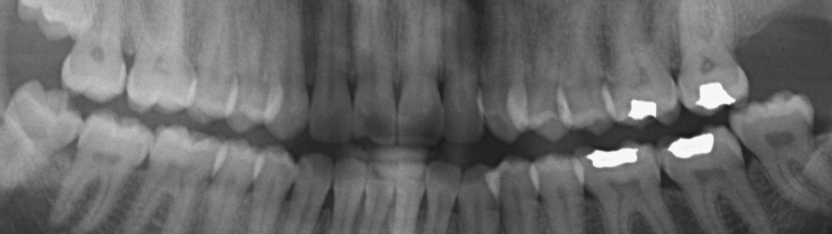
#> input picture media/tested/10.bmp, 1663 x 468 px (shown at 1/2 size); its folder holds only this picture in this run
$ python -i ROI_extraction.py   (imports and definitions only)   (older library calls are emulated)
#> lines starting #> are read from the running program, lines starting #| are printed output that depends on the picture; after the words box and inside, x2 and y2 are one past the last pixel; in counts of white or black regions, pixels touching at a corner belong together
### users/utility/preprocessing.py
import cv2
import matplotlib.pyplot as plt
import numpy as np
from skimage.filters import (threshold_otsu, threshold_niblack, threshold_sauvola, rank)
from skimage.morphology import disk


def draw_histogram(image):
    plt.hist(image.ravel(), 256, [0, 256])
    plt.show()


# [42 lines left out: function match_histogram, not called in this run]


def equalize_histogram(image):
    result = cv2.equalizeHist(image)
    return result


def AHE(image, radius=150):
    result = rank.equalize(image=image, selem=disk(radius))
    return result


def CLAHE(image, clip_limit=2.0, grid_size=8):
    clahe = cv2.createCLAHE(clipLimit=clip_limit, tileGridSize=(grid_size, grid_size))
    adaptive_equalized = clahe.apply(image)
    return adaptive_equalized


# [279 lines left out: functions global_threshold, adaptive_threshold, otsu, niblack, sauvola, canny and 5 more, not called in this run]


def eliminate_white_pixels(image):
    image = np.where(image == 255, np.uint8(254), image)
    return image


def eliminate_black_pixels(image):
    image = np.where(image == 0, np.uint8(1), image)
    return image

### users/utility/ROI_extraction.py
import numpy as np
import cv2
import matplotlib.pyplot as plt
from .preprocessing import CLAHE


def detect_left_boundary(image):
    # use a matrix as the kernel, convolve it on the image to find black-to-white vertical edges
    vertical_edge_detector = [[-2, 0, 2],
                              [-2, 0, 2],
                              [-2, 0, 2]]
    v_kernel = np.array(vertical_edge_detector, dtype=np.float32) / 1.0
    v_edges = cv2.filter2D(image, -1, v_kernel)

    # do a heavy bilateral filtering, since the image is too noisy
    v_edges = cv2.bilateralFilter(v_edges, 45, 75, 75)

    # extract the dimensions of the input image
    height, width = image.shape[0], image.shape[1]

    # pick a specific window (experimentally obtained) of the image as the "left_window"
    left_window_close = int(width / 5.0)
    left_window_open = int(width / 10.0)

    # find the average intensity of all the pixels in the left window
    left_quarter = v_edges[:, left_window_open:left_window_close]
    mean_intensity_left = float(round(left_quarter.mean(), 2))
    # print("average intensity of left-window is:", mean_intensity_left)

    # find the intensity of all the image columns residing inside the left window
    intensity_list = list(sum(v_edges[:, left_window_open:left_window_close]))

    # define initial value of required variables
    mx = mean_intensity_left
    possible_left_boundaries = list()

    # find the possible boundaries; the condition detects every dark-to-bright supervene change (edge)
    for idx in range(0, len(intensity_list) - 2):
        if (intensity_list[idx] < mx) & (intensity_list[idx + 1] > mx) & (intensity_list[idx + 2] > mx):
            possible_left_boundaries.append(idx)

    # if the condition is not met at all, just pass a rational left boundary to the list
    if possible_left_boundaries == []:
        possible_left_boundaries.append(int((left_window_open + left_window_close) / 3))

    # the last element is the best left boundary (resulting in smaller ROI image)
    left_boundary = possible_left_boundaries[-1] + left_window_open

    # draw the left boundary as a black line on the input image
    v_thickness = int(width / 300)
    adaptive_equalized = cv2.line(image, (left_boundary, 0), (left_boundary, height), 0, v_thickness)

    return left_boundary


def detect_right_boundary(image, left_boundary):
    # extract the width of the input image
    height, width = image.shape[0], image.shape[1]

    # the right boundary is symmetrical to the left one (in most cases)
    right_boundary = width - left_boundary

    # draw the right boundary as a black line on the input image
    v_thickness = int(width / 300)
    adaptive_equalized = cv2.line(image, (right_boundary, 0), (right_boundary, height), 0, v_thickness)

    return right_boundary


def detect_lower_boundary(image, left_boundary):
    # use a matrix as the kernel to find black-to-white horizontal edges
    horizontal_edge_detector = [[2, 2, 2],
                                [0, 0, 0],
                                [-2, -2, -2]]
    h_kernel = np.array(horizontal_edge_detector, dtype=np.float32) / 1.0
    h_edges = cv2.filter2D(image, -1, h_kernel)
    h_edges = cv2.bilateralFilter(h_edges, 45, 75, 75)

    # extract the dimensions of the input image
    height, width = image.shape[0], image.shape[1]

    # choose a specific window (experimentally obtained) as the "lower_window"
    lower_window_close = int(height / 2.5)
    lower_window_open = int(height / 5.0)

    # extract the column of the left boundary as "column_of_interest"
    column_of_interest = h_edges[:, left_boundary]

    # reverse it. because we want to find the outer edge of the maxilla, which is the lower boundary
    column_of_interest = list(reversed(column_of_interest))

    # find the intensity of all the image rows residing inside the lower window
    lower_quarter = h_edges[lower_window_open:lower_window_close, left_boundary]
    mean_intensity_lower = float(round(lower_quarter.mean(), 2))
    # print("average intensity of lower-window is:", mean_intensity_lower)

    # define initial value of required variables
    ml = mean_intensity_lower
    possible_lower_boundaries = list()

    # find the possible boundaries; the condition detects every dark-to-bright supervene change (edge)
    for idx in range(lower_window_open, lower_window_close - 2):
        if (column_of_interest[idx] < ml) & (column_of_interest[idx + 1] >= ml) & (column_of_interest[idx + 2] >= ml):
            possible_lower_boundaries.append(idx)

    # if the condition is not met at all, just pass a rational lower boundary to the list
    if possible_lower_boundaries == []:
        possible_lower_boundaries.append(int((lower_window_open + lower_window_close) / 3))

    # the first element is the best lower boundary (resulting in smaller ROI image)
    lower_boundary = height - possible_lower_boundaries[0]

    # draw the lower boundary as a black line on the input image
    h_thickness = int(height / 150)
    adaptive_equalized = cv2.line(image, (0, lower_boundary), (width, lower_boundary), 0, h_thickness)

    return lower_boundary


def detect_upper_boundary(image, left_boundary):
    # use a matrix as the kernel to find white-to-black horizontal edges
    horizontal_edge_detector = [[-2, -2, -2, -2, -2],
                                [0,  0,  0, 0, 0],
                                [0, 0, 0, 0, 0],
                                [0, 0, 0, 0, 0],
                                [2,  2,  2, 2, 2]]
    h_kernel = np.array(horizontal_edge_detector, dtype=np.float32) / 1.0
    h_edges = cv2.filter2D(image, -1, h_kernel)
    h_edges = cv2.bilateralFilter(h_edges, 45, 75, 75)

    # extract the dimensions of the input image
    height, width = image.shape[0], image.shape[1]

    # choose a specific window (experimentally obtained) as the "lower_window"
    upper_window_close = int(height / 2.0)
    upper_window_open = int(height / 5.0)

    # extract the column of the left boundary as "column_of_interest"
    column_of_interest = h_edges[:, left_boundary]

    # find the intensity of all the image pixels residing inside the upper window of our column of interest
    upper_quarter = column_of_interest[upper_window_open:upper_window_close]
    mean_intensity_upper = float(round(upper_quarter.mean(), 2))
    # print("average intensity of upper-window is:", mean_intensity_upper)

    # define initial value of required variables
    mp = mean_intensity_upper
    possible_upper_boundaries = list()

    # find the possible boundaries; the condition detects every dark-to-bright supervene change (edge)
    for idx in range(upper_window_open, upper_window_close - 2):
        if (column_of_interest[idx] < mp) & (column_of_interest[idx + 1] >= mp) & (column_of_interest[idx + 2] >= mp):
            possible_upper_boundaries.append(idx)

    # if the condition is not met at all, just pass a rational lower boundary to the list
    if possible_upper_boundaries == []:
        possible_upper_boundaries.append(int((upper_window_open + upper_window_close) / 3))

    # the first element is the best lower boundary (resulting in smaller ROI image)
    upper_boundary = possible_upper_boundaries[0]
    # draw the lower boundary as a black line on the input image
    h_thickness = int(height / 150)
    adaptive_equalized = cv2.line(image, (0, upper_boundary), (width, upper_boundary), 0, h_thickness)

    return upper_boundary


def extract_roi(image, return_result=False, show_result=False):
    # at first, load the image and do the CLAHE as the pre-processing step
    # print("image dimensions are:", image.shape)
    adaptive_equalized = CLAHE(image=image, clip_limit=2.0, grid_size=8)

    # then, extract the desired boundaries
    left_boundary = detect_left_boundary(image=adaptive_equalized)
    right_boundary = detect_right_boundary(image=adaptive_equalized, left_boundary=left_boundary)
    lower_boundary = detect_lower_boundary(image=adaptive_equalized, left_boundary=left_boundary)
    upper_boundary = detect_upper_boundary(image=adaptive_equalized, left_boundary=left_boundary)

    roi = image[upper_boundary:lower_boundary, left_boundary:right_boundary]
    boundaries = [left_boundary, right_boundary, lower_boundary, upper_boundary]
    # plot the result as well as the input image
    if show_result:
        plt.subplot(211), plt.imshow(adaptive_equalized, cmap='gray')
        plt.xticks([]), plt.yticks([])
        plt.subplot(212), plt.imshow(roi, cmap='gray')
        plt.xticks([]), plt.yticks([])
        plt.show()

    if return_result:
        return roi, boundaries

>>> import cv2
>>> picture = cv2.imread('../../media/tested/10.bmp', cv2.IMREAD_GRAYSCALE)
#> picture is the input picture: shape (468, 1663); min 24, max 247, mean 103.9
>>> result = extract_roi(picture)
#> in detect_left_boundary, `left_quarter = v_edges[:, left_window_open:left_window_close]`:
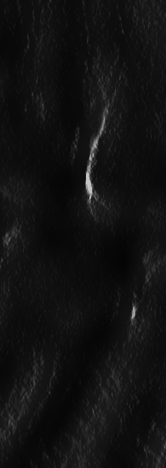
#> left_quarter: shape (468, 166); min 5, max 199, mean 17.6
#> in detect_left_boundary, `mean_intensity_left = float(round(left_quarter.mean(), 2))`: mean_intensity_left = 17.64
#> in detect_left_boundary, `intensity_list = list(sum(v_edges[:, left_window_open:left_window_clos..`: intensity_list = 166 values, max 253 at index 148, min 6 at index 121, mean 126.7
#> in detect_left_boundary, `mx = mean_intensity_left`: mx = 17.64
#> after the loop in detect_left_boundary, `for idx in range(0, len(intensity_list) - 2):`: possible_left_boundaries = [18, 39, 51, 58, 62, 110, 121, 163]
#> in detect_left_boundary, `left_boundary = possible_left_boundaries[-1] + left_window_open`: left_boundary = 329
#> in detect_right_boundary, `right_boundary = width - left_boundary`: right_boundary = 1334
#> in detect_right_boundary, `adaptive_equalized = cv2.line(image, (right_boundary, 0), (right_bound..`:
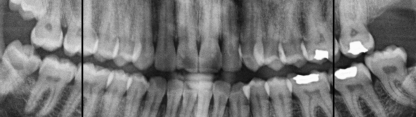
#> adaptive_equalized: shape (468, 1663) (shown at 1/4 size); min 0, max 252, mean 117.5
#> in detect_lower_boundary, `h_edges = cv2.bilateralFilter(h_edges, 45, 75, 75)`:
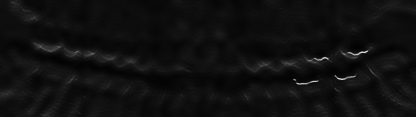
#> h_edges: shape (468, 1663) (shown at 1/4 size); min 1, max 228, mean 15.5
#> in detect_lower_boundary, `column_of_interest = h_edges[:, left_boundary]`: column_of_interest = 468 values, max 29 at index 210, min 4 at index 257, mean 11.44
#> in detect_lower_boundary, `column_of_interest = list(reversed(column_of_interest))`: column_of_interest = 468 values, max 29 at index 255, min 4 at index 199, mean 11.44
#> in detect_lower_boundary, `lower_quarter = h_edges[lower_window_open:lower_window_close, left_bou..`: lower_quarter = 94 values, max 14 at index 9, min 5 at index 69, mean 9.45
#> in detect_lower_boundary, `mean_intensity_lower = float(round(lower_quarter.mean(), 2))`: mean_intensity_lower = 9.45
#> after the loop in detect_lower_boundary, `for idx in range(lower_window_open, lower_window_close - 2):`: possible_lower_boundaries = [116]
#> in detect_lower_boundary, `lower_boundary = height - possible_lower_boundaries[0]`: lower_boundary = 352
#> in detect_lower_boundary, `adaptive_equalized = cv2.line(image, (0, lower_boundary), (width, lowe..`:
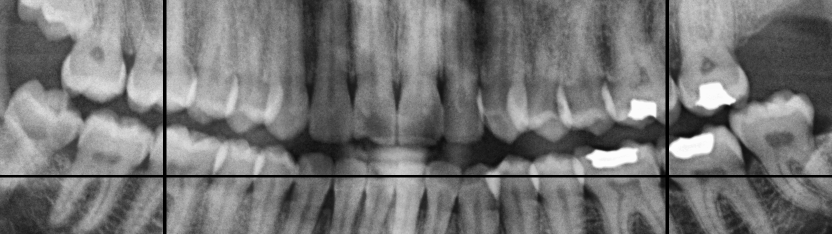
#> adaptive_equalized: shape (468, 1663) (shown at 1/2 size); 1.06% of pixels changed, all inside (x1, y1, x2, y2) = (0, 350, 1663, 355)
#> in detect_upper_boundary, `h_edges = cv2.bilateralFilter(h_edges, 45, 75, 75)`:
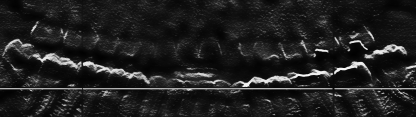
#> h_edges: shape (468, 1663) (shown at 1/4 size); min 1, max 247, mean 31.7
#> in detect_upper_boundary, `column_of_interest = h_edges[:, left_boundary]`: column_of_interest = 468 values, max 26 at index 162, min 1 at index 208, mean 14.49
#> in detect_upper_boundary, `upper_quarter = column_of_interest[upper_window_open:upper_window_close]`: upper_quarter = 141 values, max 26 at index 69, min 1 at index 115, mean 13.26
#> in detect_upper_boundary, `mean_intensity_upper = float(round(upper_quarter.mean(), 2))`: mean_intensity_upper = 13.26
#> after the loop in detect_upper_boundary, `for idx in range(upper_window_open, upper_window_close - 2):`: possible_upper_boundaries = [131]
#> in detect_upper_boundary, `upper_boundary = possible_upper_boundaries[0]`: upper_boundary = 131
#> in detect_upper_boundary, `adaptive_equalized = cv2.line(image, (0, upper_boundary), (width, uppe..`:
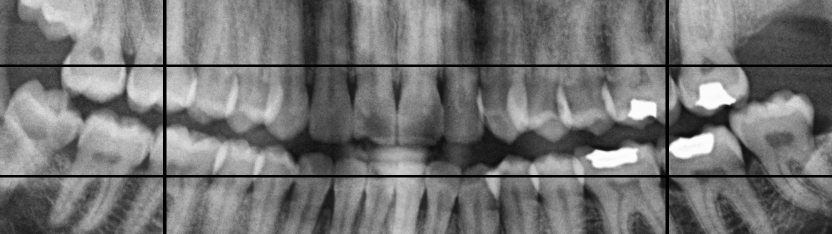
#> adaptive_equalized: shape (468, 1663) (shown at 1/2 size); 1.06% of pixels changed, all inside (x1, y1, x2, y2) = (0, 129, 1663, 134)
#> in extract_roi, `roi = image[upper_boundary:lower_boundary, left_boundary:right_boundary]`:
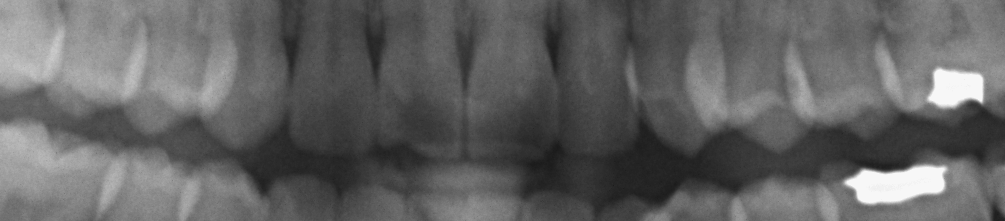
#> roi: shape (221, 1005); min 26, max 247, mean 98.6
#> in extract_roi, `boundaries = [left_boundary, right_boundary, lower_boundary, upper_bou..`: boundaries = [329, 1334, 352, 131]

$ run again, on media/tested/11.bmp
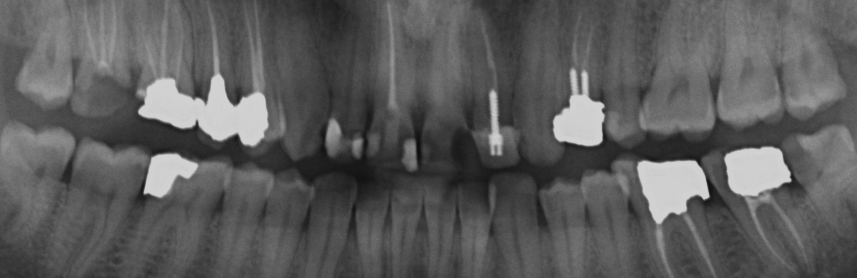
#> input picture media/tested/11.bmp, 1713 x 556 px (shown at 1/2 size)
#> picture is the input picture: shape (556, 1713); min 11, max 209, mean 91.6
#> mean_intensity_left = 16.86
#> intensity_list = 171 values, max 255 at index 23, min 1 at index 77, mean 141.4
#> mx = 16.86
#> after the loop in detect_left_boundary, `for idx in range(0, len(intensity_list) - 2):`: possible_left_boundaries = [33, 64, 77, 129, 150]
#> in detect_left_boundary, `left_boundary = possible_left_boundaries[-1] + left_window_open`: left_boundary = 321
#> in detect_right_boundary, `right_boundary = width - left_boundary`: right_boundary = 1392
#> in detect_lower_boundary, `column_of_interest = h_edges[:, left_boundary]`: column_of_interest = 556 values, max 15 at index 392, min 2 at index 170, mean 8.53
#> in detect_lower_boundary, `column_of_interest = list(reversed(column_of_interest))`: column_of_interest = 556 values, max 15 at index 53, min 2 at index 232, mean 8.53
#> lower_quarter = 111 values, max 10 at index 21, min 2 at index 59, mean 5.47
#> mean_intensity_lower = 5.47
#> after the loop in detect_lower_boundary, `for idx in range(lower_window_open, lower_window_close - 2):`: possible_lower_boundaries = []
#> in detect_lower_boundary, `lower_boundary = height - possible_lower_boundaries[0]`: lower_boundary = 445
#> in detect_upper_boundary, `column_of_interest = h_edges[:, left_boundary]`: column_of_interest = 556 values, max 22 at index 28, min 2 at index 189, mean 11.96
#> upper_quarter = 167 values, max 19 at index 5, min 2 at index 78, mean 10.32
#> mean_intensity_upper = 10.32
#> after the loop in detect_upper_boundary, `for idx in range(upper_window_open, upper_window_close - 2):`: possible_upper_boundaries = [233]
#> in detect_upper_boundary, `upper_boundary = possible_upper_boundaries[0]`: upper_boundary = 233
#> in detect_upper_boundary, `adaptive_equalized = cv2.line(image, (0, upper_boundary), (width, uppe..`:
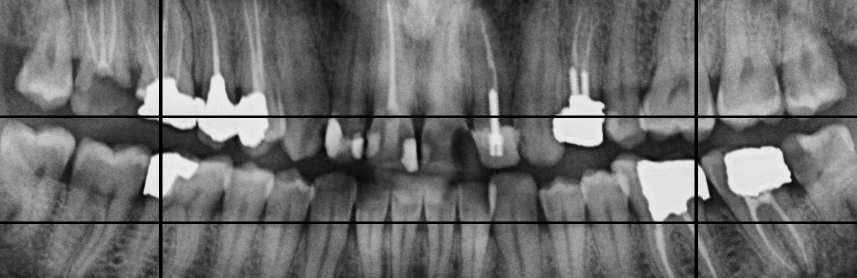
#> adaptive_equalized: shape (556, 1713) (shown at 1/2 size); min 0, max 236, mean 108
#> in extract_roi, `roi = image[upper_boundary:lower_boundary, left_boundary:right_boundary]`:
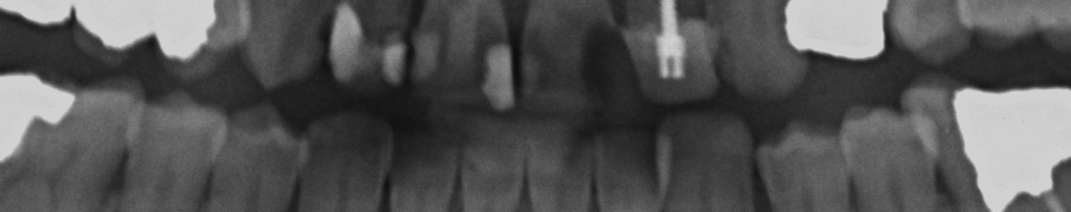
#> roi: shape (212, 1071); min 11, max 209, mean 83.9
#> boundaries = [321, 1392, 445, 233]

$ run again, on media/tested/15.bmp
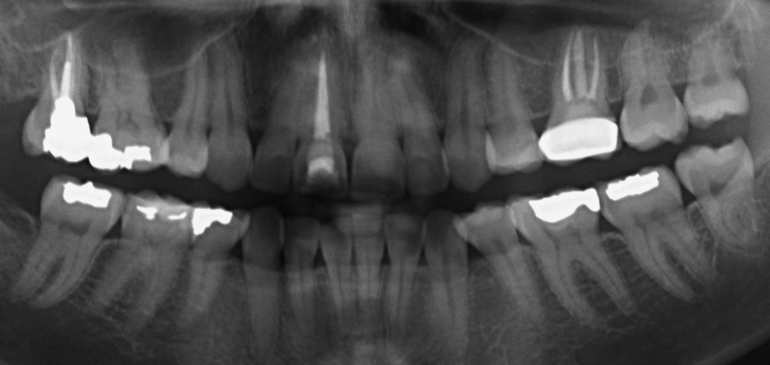
#> input picture media/tested/15.bmp, 1539 x 730 px (shown at 1/2 size)
#> picture is the input picture: shape (730, 1539); min 6, max 245, mean 78
#> mean_intensity_left = 14.48
#> intensity_list = 154 values, max 255 at index 140, min 2 at index 111, mean 125.8
#> mx = 14.48
#> after the loop in detect_left_boundary, `for idx in range(0, len(intensity_list) - 2):`: possible_left_boundaries = [43, 57, 60, 76, 83, 104, 108, 111, 137, 148]
#> in detect_left_boundary, `left_boundary = possible_left_boundaries[-1] + left_window_open`: left_boundary = 301
#> in detect_right_boundary, `right_boundary = width - left_boundary`: right_boundary = 1238
#> in detect_lower_boundary, `column_of_interest = h_edges[:, left_boundary]`: column_of_interest = 730 values, max 25 at index 329, min 1 at index 393, mean 10.67
#> in detect_lower_boundary, `column_of_interest = list(reversed(column_of_interest))`: column_of_interest = 730 values, max 25 at index 391, min 1 at index 326, mean 10.67
#> lower_quarter = 146 values, max 11 at index 54, min 5 at index 111, mean 8.75
#> mean_intensity_lower = 8.75
#> after the loop in detect_lower_boundary, `for idx in range(lower_window_open, lower_window_close - 2):`: possible_lower_boundaries = [240]
#> in detect_lower_boundary, `lower_boundary = height - possible_lower_boundaries[0]`: lower_boundary = 490
#> in detect_upper_boundary, `column_of_interest = h_edges[:, left_boundary]`: column_of_interest = 730 values, max 44 at index 397, min 4 at index 470, mean 14.51
#> upper_quarter = 219 values, max 26 at index 113, min 6 at index 177, mean 14.69
#> mean_intensity_upper = 14.69
#> after the loop in detect_upper_boundary, `for idx in range(upper_window_open, upper_window_close - 2):`: possible_upper_boundaries = [183]
#> in detect_upper_boundary, `upper_boundary = possible_upper_boundaries[0]`: upper_boundary = 183
#> in detect_upper_boundary, `adaptive_equalized = cv2.line(image, (0, upper_boundary), (width, uppe..`:
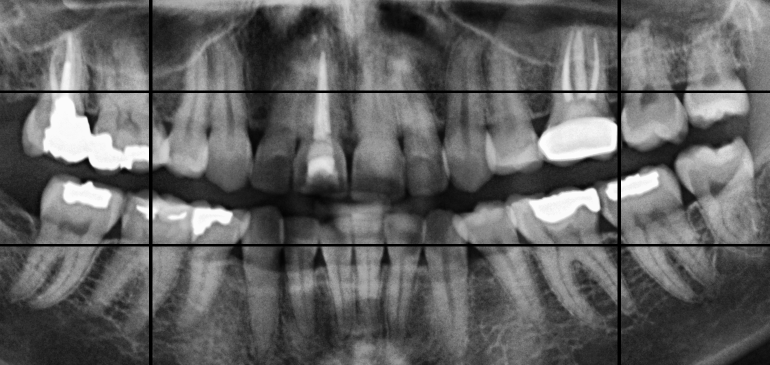
#> adaptive_equalized: shape (730, 1539) (shown at 1/2 size); min 0, max 252, mean 97.5
#> in extract_roi, `roi = image[upper_boundary:lower_boundary, left_boundary:right_boundary]`:
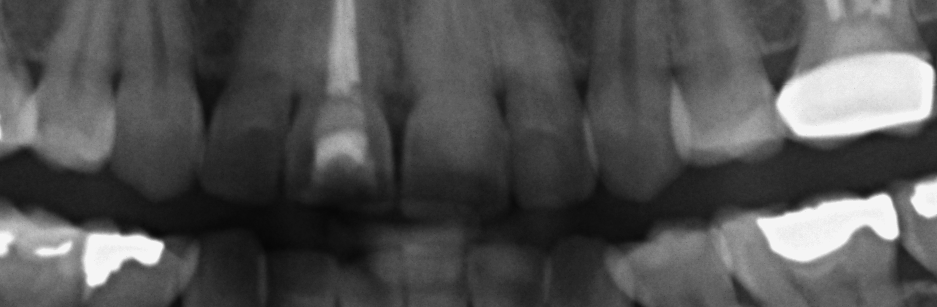
#> roi: shape (307, 937); min 7, max 245, mean 82.1
#> boundaries = [301, 1238, 490, 183]
